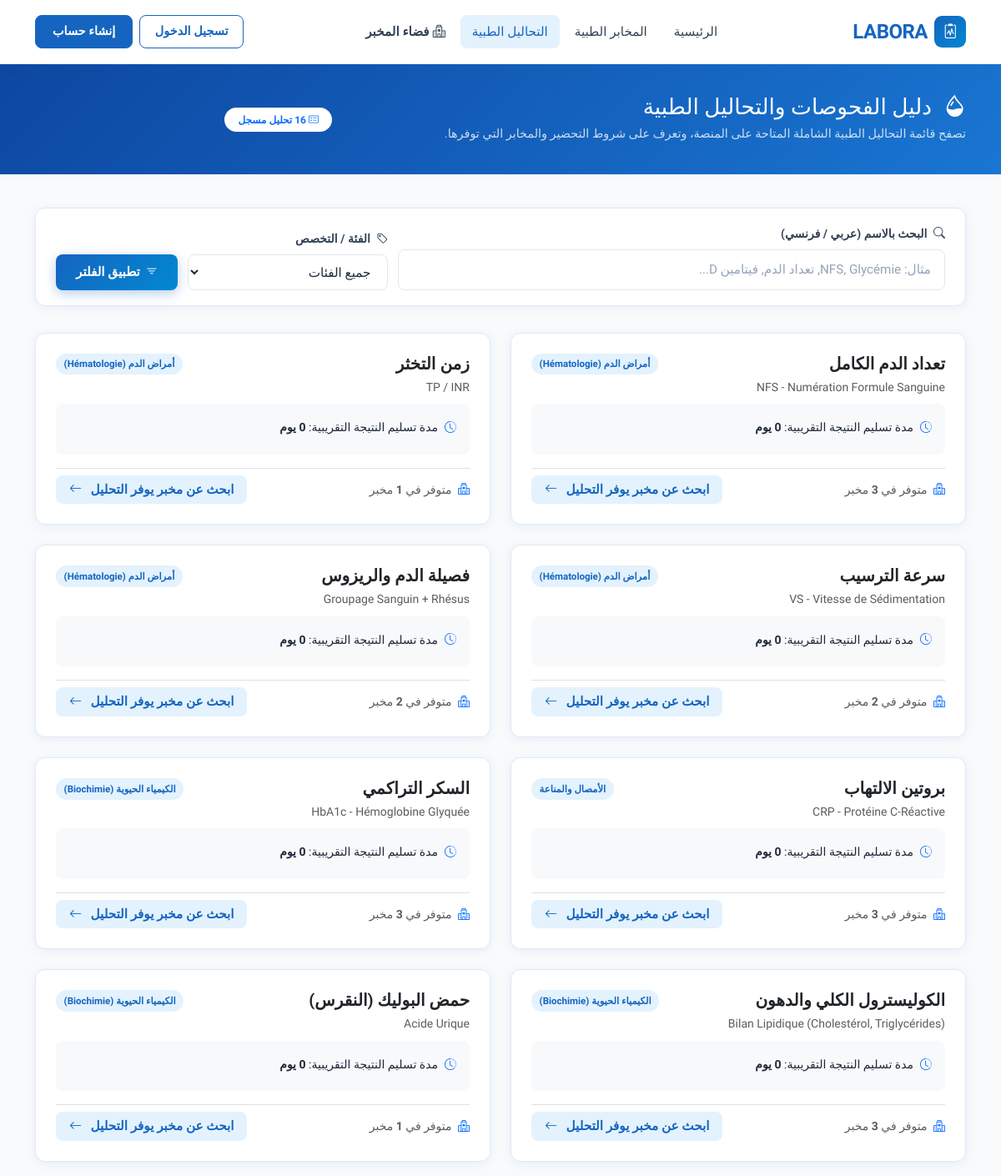
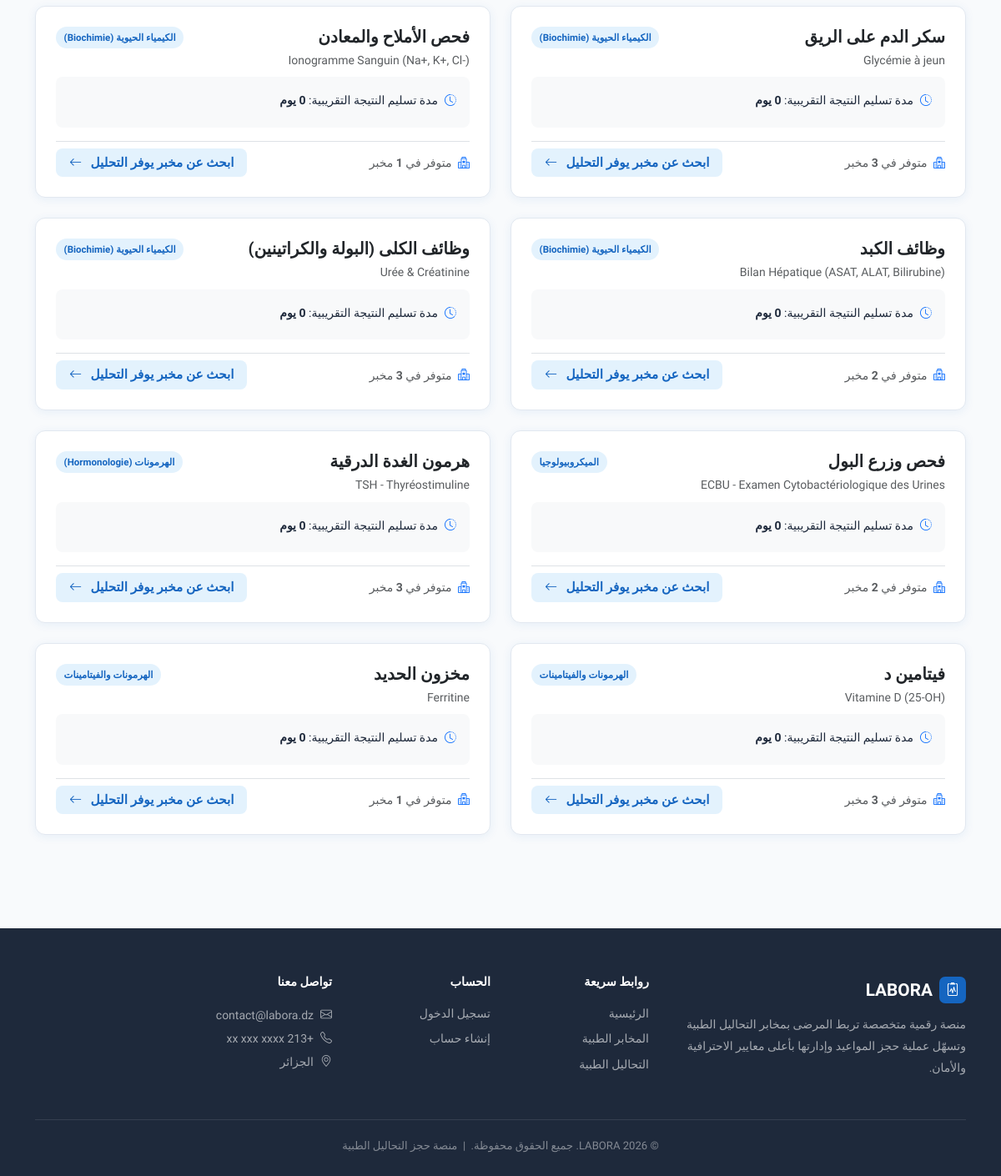
The app's page /analyses.php with its own data (2 pictures, top to bottom).
### tables this page shows
CREATE TABLE `analyses` (
  `id` INT AUTO_INCREMENT PRIMARY KEY,
  `name_ar` VARCHAR(150) NOT NULL,
  `name_fr` VARCHAR(150) NOT NULL,
  `category` VARCHAR(100) NOT NULL,
  `description` TEXT NULL,
  `sample_type` VARCHAR(100) DEFAULT 'دم وريدي',
  `fasting_required` TINYINT(1) DEFAULT 0,
  `status` ENUM('active', 'inactive') DEFAULT 'active'
);

### includes/auth.php (called while the page is built, shortened)
<?php
function isLoggedIn(): bool {
    return isset($_SESSION['user_id']);
}

### includes/functions.php (called while the page is built, shortened)
<?php
function h(?string $value): string {
    return htmlspecialchars($value ?? '', ENT_QUOTES, 'UTF-8');
}

### analyses.php (the view, shortened to what this page needs)
<?php
require_once 'config.php';
$search   = trim($_GET['search'] ?? '');
$analyses   = [];
if ($conn) {
    try {
        $sql = "SELECT a.*, COUNT(la.id) AS labs_count
                FROM analyses a
                LEFT JOIN laboratory_analyses la ON la.analysis_id = a.id AND la.status = 'available'
                WHERE a.status = 'active'";
        $params = [];
        $sql .= " GROUP BY a.id ORDER BY a.category ASC, a.name_ar ASC";
        $stmt = $conn->prepare($sql);
        $stmt->execute($params);
        $analyses = $stmt->fetchAll();
    } catch (Exception $e) {
        $analyses = [];
    }
}
require_once 'includes/header.php';
?>
<div class="lb-page-header">
  <div class="container">
    <div class="row align-items-center">
      <div class="col-md-8">
        <h1><i class="bi bi-droplet-half me-2"></i> دليل الفحوصات والتحاليل الطبية</h1>
        <p>تصفح قائمة التحاليل الطبية الشاملة المتاحة على المنصة، وتعرف على شروط التحضير والمخابر التي توفرها.</p>
      </div>
      <div class="col-md-4 text-md-start mt-3 mt-md-0">
        <span class="badge bg-white text-primary px-3 py-2 rounded-pill fw-bold">
          <i class="bi bi-card-checklist"></i> <?= count($analyses) ?> تحليل مسجل
        </span>
      </div>
    </div>
  </div>
</div>
<div class="container pb-5">
  <form method="GET" action="" class="lb-search-bar">
    <div class="flex-grow-1">
      <label class="lb-label" for="search"><i class="bi bi-search me-1"></i> البحث بالاسم (عربي / فرنسي)</label>
      <input type="text" class="lb-input" id="search" name="search"
             value="<?= h($search) ?>" placeholder="مثال: NFS, Glycémie, تعداد الدم, فيتامين D...">
    </div>
    <div style="min-width: 240px;">
      <label class="lb-label" for="category"><i class="bi bi-tag me-1"></i> الفئة / التخصص</label>
      <select class="lb-input" id="category" name="category">
        <option value="">جميع الفئات</option>
      </select>
    </div>
    <div>
      <button type="submit" class="btn-lb-primary py-2 px-4">
        <i class="bi bi-filter"></i> تطبيق الفلتر
      </button>
    </div>
  </form>
  <?php if (empty($analyses)): ?>
    <div class="empty-state bg-white rounded-3 p-5 border">
      <i class="bi bi-search text-muted" style="font-size: 3.5rem;"></i>
      <h5 class="fw-bold mt-3">لم نجد أي تحليل يطابق نتائج البحث</h5>
      <p class="text-muted small">يرجى التحقق من الكلمات المدخلة أو تجربة فئة أخرى.</p>
      <a href="<?= BASE_URL ?>analyses.php" class="btn-lb-outline mt-2">عرض جميع التحاليل</a>
    </div>
  <?php else: ?>
    <div class="row g-4">
      <?php foreach ($analyses as $an): ?>
        <div class="col-lg-6">
          <div class="lb-card h-100 p-4 d-flex flex-column justify-content-between">
            <div>
              <div class="d-flex justify-content-between align-items-start gap-2 mb-2">
                <div>
                  <h5 class="fw-bold text-dark mb-1"><?= h($an['name_ar']) ?></h5>
                  <div class="text-muted small fw-medium" dir="ltr" style="text-align:right;"><?= h($an['name_fr']) ?></div>
                </div>
                <span class="cat-badge"><?= h($an['category']) ?></span>
              </div>
              <div class="p-3 bg-light rounded-3 small mb-3">
                <div class="d-flex align-items-center gap-2 mb-1">
                  <i class="bi bi-clock-history text-primary"></i>
                  <span>مدة تسليم النتيجة التقريبية: <strong><?= (int)$an['preparation_time_days'] ?> يوم</strong></span>
                </div>
              </div>
            </div>
            <div class="d-flex justify-content-between align-items-center pt-2 border-top">
              <span class="small text-muted">
                <i class="bi bi-hospital text-primary me-1"></i> متوفر في <strong><?= (int)$an['labs_count'] ?></strong> مخبر
              </span>
              <a href="<?= BASE_URL ?>laboratories.php" class="btn-lb-light py-1 px-3 small">
                ابحث عن مخبر يوفر التحليل <i class="bi bi-arrow-left ms-1"></i>
              </a>
            </div>
          </div>
        </div>
      <?php endforeach; ?>
    </div>
  <?php endif; ?>
</div>
<?php require_once 'includes/footer.php'; ?>

### includes/header.php (shortened to what this page needs)
<?php
$uri = $_SERVER['REQUEST_URI'] ?? '';
function navActive(string ...$patterns): string {
    global $uri;
    foreach ($patterns as $p) {
        if (str_contains($uri, $p)) return 'active';
    }
    return '';
}
?>
<!DOCTYPE html>
<html lang="ar" dir="rtl">
<head>
  <link rel="stylesheet" href="https://cdn.jsdelivr.net/npm/bootstrap@5.3.2/dist/css/bootstrap.rtl.min.css">
  <link rel="stylesheet" href="<?= BASE_URL ?>assets/vendor/bootstrap-icons/bootstrap-icons.css">
  <link rel="stylesheet" href="<?= BASE_URL ?>assets/vendor/fontawesome-free/css/all.min.css">
  <link rel="stylesheet" href="<?= BASE_URL ?>assets/css/labora.css">
</head>
<body>
<nav class="labora-navbar navbar navbar-expand-lg">
  <div class="container">
    <?php
    $brandUrl = BASE_URL . 'index.php';
    ?>
    <a class="navbar-brand" href="<?= $brandUrl ?>">
      <span class="brand-icon"><i class="bi bi-clipboard2-pulse"></i></span>
      <span>LABORA</span>
    </a>
    <div class="collapse navbar-collapse" id="navbarMain">
      <ul class="navbar-nav mx-auto gap-1">
        <?php if (isLoggedIn() && currentUserRole() === 'patient'): ?>
          <li class="nav-item">
            <a class="nav-link <?= navActive('patient/dashboard.php') ?>"
               href="<?= BASE_URL ?>patient/dashboard.php">
              <i class="bi bi-grid me-1"></i>لوحة التحكم
            </a>
          </li>
          <li class="nav-item">
            <a class="nav-link <?= navActive('patient/book.php') ?>"
               href="<?= BASE_URL ?>patient/book.php">
              <i class="bi bi-plus-circle me-1"></i>حجز موعد
            </a>
          </li>
          <li class="nav-item">
            <a class="nav-link <?= navActive('patient/appointments.php') ?>"
               href="<?= BASE_URL ?>patient/appointments.php">
              <i class="bi bi-calendar-check me-1"></i>مواعيدي المحجوزة
            </a>
          </li>
          <li class="nav-item d-lg-none mt-2 pt-2 border-top">
            <a class="nav-link text-danger fw-bold" href="<?= BASE_URL ?>auth/logout.php">
              <i class="bi bi-box-arrow-right me-1"></i>تسجيل الخروج (<?= h(currentUserName()) ?>)
            </a>
          </li>
        <?php else: ?>
          <li class="nav-item">
            <a class="nav-link <?= navActive('index.php') ?>"
               href="<?= BASE_URL ?>index.php">الرئيسية</a>
          </li>
          <li class="nav-item">
            <a class="nav-link <?= navActive('laboratories', 'laboratory.php') ?>"
               href="<?= BASE_URL ?>laboratories.php">المخابر الطبية</a>
          </li>
          <li class="nav-item">
            <a class="nav-link <?= navActive('analyses.php') ?>"
               href="<?= BASE_URL ?>analyses.php">التحاليل الطبية</a>
          </li>
          <li class="nav-item">
            <a class="nav-link text-primary fw-bold <?= navActive('lab/dashboard') ?>"
               href="<?= BASE_URL ?>lab/dashboard.php">
              <i class="bi bi-hospital me-1"></i>فضاء المخبر
            </a>
          </li>
        <?php endif; ?>
      </ul>
      <div class="d-none d-lg-flex align-items-center gap-2">
        <?php if (!isLoggedIn()): ?>
          <a href="<?= BASE_URL ?>auth/login.php" class="btn-nav-signin">تسجيل الدخول</a>
          <a href="<?= BASE_URL ?>auth/register.php" class="btn-nav-register">إنشاء حساب</a>
        <?php endif; ?>
      </div>
    </div>
  </div>
</nav>

### includes/footer.php (shortened to what this page needs)
<?php if (!isLoggedIn() || currentUserRole() !== 'patient'): ?>
<footer class="lb-footer">
  <div class="container">
    <div class="row g-4">
      <div class="col-lg-4 col-md-6">
        <div class="footer-brand">
          <span class="brand-icon"><i class="bi bi-clipboard2-pulse"></i></span>
          <span>LABORA</span>
        </div>
        <p style="color:rgba(255,255,255,0.6); font-size:0.875rem; line-height:1.85;">
          منصة رقمية متخصصة تربط المرضى بمخابر التحاليل الطبية وتسهّل عملية حجز المواعيد وإدارتها بأعلى معايير الاحترافية والأمان.
        </p>
      </div>
      <div class="col-lg-2 col-md-3 col-6">
        <h6>روابط سريعة</h6>
        <a href="<?= BASE_URL ?>index.php">الرئيسية</a>
        <a href="<?= BASE_URL ?>laboratories.php">المخابر الطبية</a>
        <a href="<?= BASE_URL ?>analyses.php">التحاليل الطبية</a>
      </div>
      <div class="col-lg-2 col-md-3 col-6">
        <h6>الحساب</h6>
        <?php if (!isLoggedIn()): ?>
          <a href="<?= BASE_URL ?>auth/login.php">تسجيل الدخول</a>
          <a href="<?= BASE_URL ?>auth/register.php">إنشاء حساب</a>
        <?php elseif (currentUserRole() === 'lab_manager'): ?>
          <a href="<?= BASE_URL ?>lab/dashboard.php">لوحة المخبر</a>
          <a href="<?= BASE_URL ?>auth/logout.php">تسجيل الخروج</a>
        <?php elseif (currentUserRole() === 'admin'): ?>
          <a href="<?= BASE_URL ?>admin/dashboard.php">لوحة الإدارة</a>
          <a href="<?= BASE_URL ?>auth/logout.php">تسجيل الخروج</a>
        <?php endif; ?>
      </div>
      <div class="col-lg-4 col-md-6">
        <h6>تواصل معنا</h6>
        <p style="font-size:0.875rem; color:rgba(255,255,255,0.6); line-height:2; margin:0;">
          <i class="bi bi-envelope me-2"></i>contact@labora.dz<br>
          <i class="bi bi-telephone me-2"></i>+213 xx xxx xxxx<br>
          <i class="bi bi-geo-alt me-2"></i>الجزائر
        </p>
      </div>
    </div>
    <div class="footer-sep">
      <p class="footer-copy mb-0">
        &copy; <?= date('Y') ?> LABORA. جميع الحقوق محفوظة. &nbsp;|&nbsp;
        منصة حجز التحاليل الطبية
      </p>
    </div>
  </div>
</footer>
<?php endif; ?>
</body>
</html>

### records on screen
analyses: name_ar "تعداد الدم الكامل", name_fr "NFS - Numération Formule Sanguine", category "أمراض الدم (Hématologie)", labs_count "3"
analyses: name_ar "زمن التخثر", name_fr "TP / INR", category "أمراض الدم (Hématologie)", labs_count "1"
analyses: name_ar "سرعة الترسيب", name_fr "VS - Vitesse de Sédimentation", category "أمراض الدم (Hématologie)", labs_count "2"
analyses: name_ar "فصيلة الدم والريزوس", name_fr "Groupage Sanguin + Rhésus", category "أمراض الدم (Hématologie)", labs_count "2"
analyses: name_ar "بروتين الالتهاب", name_fr "CRP - Protéine C-Réactive", category "الأمصال والمناعة", labs_count "3"
analyses: name_ar "السكر التراكمي", name_fr "HbA1c - Hémoglobine Glyquée", category "الكيمياء الحيوية (Biochimie)", labs_count "3"
analyses: name_ar "الكوليسترول الكلي والدهون", name_fr "Bilan Lipidique (Cholestérol, Triglycérides)", category "الكيمياء الحيوية (Biochimie)", labs_count "3"
analyses: name_ar "حمض البوليك (النقرس)", name_fr "Acide Urique", category "الكيمياء الحيوية (Biochimie)", labs_count "1"
analyses: name_ar "سكر الدم على الريق", name_fr "Glycémie à jeun", category "الكيمياء الحيوية (Biochimie)", labs_count "3"
analyses: name_ar "فحص الأملاح والمعادن", name_fr "Ionogramme Sanguin (Na+, K+, Cl-)", category "الكيمياء الحيوية (Biochimie)", labs_count "1"
analyses: name_ar "وظائف الكبد", name_fr "Bilan Hépatique (ASAT, ALAT, Bilirubine)", category "الكيمياء الحيوية (Biochimie)", labs_count "2"
analyses: name_ar "وظائف الكلى (البولة والكراتينين)", name_fr "Urée & Créatinine", category "الكيمياء الحيوية (Biochimie)", labs_count "3"
analyses: name_ar "فحص وزرع البول", name_fr "ECBU - Examen Cytobactériologique des Urines", category "الميكروبيولوجيا", labs_count "2"
analyses: name_ar "هرمون الغدة الدرقية", name_fr "TSH - Thyréostimuline", category "الهرمونات (Hormonologie)", labs_count "3"
analyses: name_ar "فيتامين د", name_fr "Vitamine D (25-OH)", category "الهرمونات والفيتامينات", labs_count "3"
analyses: name_ar "مخزون الحديد", name_fr "Ferritine", category "الهرمونات والفيتامينات", labs_count "1"

### other values on screen
count($analyses) "16"
